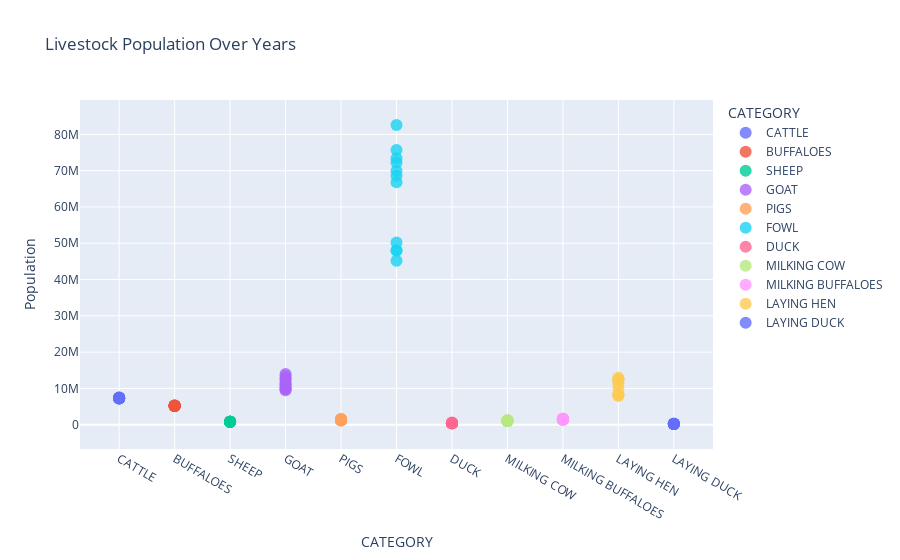

The notebook cell this image was saved under:
### Markdown cell above
from above figure, we can population of fowl is highest in all year and it cross 80 M in 2019/20. likewise in all year population of cattle is nearly same that it doesnot cross 8M. In terms of least population from(2011-2021/2022) is laying duck .

### Code cell
# Create scatter plot
fig = px.scatter(df_melted, x='CATEGORY', y='Population', title=' Livestock Population Over Years',color='CATEGORY')
fig.update_traces(marker=dict(size=12, opacity=0.8))

# Update layout
fig.update_layout(xaxis_title='CATEGORY', yaxis_title='Population')

# Show plot
fig.show()

### Figure 1 — Plotly figure (JSON) as saved in the notebook; plotly's stock layout.template omitted (floating-point values rounded to 4 significant figures)
{"data": [{"hovertemplate": "CATEGORY=%{x}<br>Population=%{y}<extra></extra>", "legendgroup": "CATTLE", "marker": {"color": "#636efa", "opacity": 0.8, "size": 12, "symbol": "circle"}, "mode": "markers", "name": "CATTLE", "orientation": "v", "showlegend": true, "type": "scatter", "x": ["CATTLE", "CATTLE", "CATTLE", "CATTLE", "CATTLE", "CATTLE", "CATTLE", "CATTLE", "CATTLE", "CATTLE", "CATTLE"], "xaxis": "x", "y": [7244944, 7274022, 7243916, 7241743, 7302808, 7347487, 7376306, 7385035, 7458885, 7466841, 7413197], "yaxis": "y"}, {"hovertemplate": "CATEGORY=%{x}<br>Population=%{y}<extra></extra>", "legendgroup": "BUFFALOES", "marker": {"color": "#EF553B", "opacity": 0.8, "size": 12, "symbol": "circle"}, "mode": "markers", "name": "BUFFALOES", "orientation": "v", "showlegend": true, "type": "scatter", "x": ["BUFFALOES", "BUFFALOES", "BUFFALOES", "BUFFALOES", "BUFFALOES", "BUFFALOES", "BUFFALOES", "BUFFALOES", "BUFFALOES", "BUFFALOES", "BUFFALOES"], "xaxis": "x", "y": [5133139, 5241873, 5178612, 5167737, 5168809, 5177998, 5277819, 5308664, 5257591, 5159931, 5132931], "yaxis": "y"}, {"hovertemplate": "CATEGORY=%{x}<br>Population=%{y}<extra></extra>", "legendgroup": "SHEEP", "marker": {"color": "#00cc96", "opacity": 0.8, "size": 12, "symbol": "circle"}, "mode": "markers", "name": "SHEEP", "orientation": "v", "showlegend": true, "type": "scatter", "x": ["SHEEP", "SHEEP", "SHEEP", "SHEEP", "SHEEP", "SHEEP", "SHEEP", "SHEEP", "SHEEP", "SHEEP", "SHEEP"], "xaxis": "x", "y": [807267, 809536, 789216, 789292, 800658, 801975, 800749, 798889, 806079, 793725, 771205], "yaxis": "y"}, {"hovertemplate": "CATEGORY=%{x}<br>Population=%{y}<extra></extra>", "legendgroup": "GOAT", "marker": {"color": "#ab63fa", "opacity": 0.8, "size": 12, "symbol": "circle"}, "mode": "markers", "name": "GOAT", "orientation": "v", "showlegend": true, "type": "scatter", "x": ["GOAT", "GOAT", "GOAT", "GOAT", "GOAT", "GOAT", "GOAT", "GOAT", "GOAT", "GOAT", "GOAT"], "xaxis": "x", "y": [9512958, 9786354, 10177531, 10251569, 10986114, 11165099, 11647319, 12283752, 12811953, 13442614, 13990703], "yaxis": "y"}, {"hovertemplate": "CATEGORY=%{x}<br>Population=%{y}<extra></extra>", "legendgroup": "PIGS", "marker": {"color": "#FFA15A", "opacity": 0.8, "size": 12, "symbol": "circle"}, "mode": "markers", "name": "PIGS", "orientation": "v", "showlegend": true, "type": "scatter", "x": ["PIGS", "PIGS", "PIGS", "PIGS", "PIGS", "PIGS", "PIGS", "PIGS", "PIGS", "PIGS", "PIGS"], "xaxis": "x", "y": [1137489, 1160035, 1190138, 1203230, 1291308, 1328036, 1435369, 1488338, 1519593, 1588838, 1504624], "yaxis": "y"}, {"hovertemplate": "CATEGORY=%{x}<br>Population=%{y}<extra></extra>", "legendgroup": "FOWL", "marker": {"color": "#19d3f3", "opacity": 0.8, "size": 12, "symbol": "circle"}, "mode": "markers", "name": "FOWL", "orientation": "v", "showlegend": true, "type": "scatter", "x": ["FOWL", "FOWL", "FOWL", "FOWL", "FOWL", "FOWL", "FOWL", "FOWL", "FOWL", "FOWL", "FOWL"], "xaxis": "x", "y": [45171185, 47959239, 48079406, 50195285, 68630638, 70007151, 72245732, 75709330, 82598879, 73418077, 66803117], "yaxis": "y"}, {"hovertemplate": "CATEGORY=%{x}<br>Population=%{y}<extra></extra>", "legendgroup": "DUCK", "marker": {"color": "#FF6692", "opacity": 0.8, "size": 12, "symbol": "circle"}, "mode": "markers", "name": "DUCK", "orientation": "v", "showlegend": true, "type": "scatter", "x": ["DUCK", "DUCK", "DUCK", "DUCK", "DUCK", "DUCK", "DUCK", "DUCK", "DUCK", "DUCK", "DUCK"], "xaxis": "x", "y": [376916, 375975, 390209, 390287, 392255, 394775, 404670, 416400, 427226, 432226, 605944], "yaxis": "y"}, {"hovertemplate": "CATEGORY=%{x}<br>Population=%{y}<extra></extra>", "legendgroup": "MILKING COW", "marker": {"color": "#B6E880", "opacity": 0.8, "size": 12, "symbol": "circle"}, "mode": "markers", "name": "MILKING COW", "orientation": "v", "showlegend": true, "type": "scatter", "x": ["MILKING COW", "MILKING COW", "MILKING COW", "MILKING COW", "MILKING COW", "MILKING COW", "MILKING COW", "MILKING COW", "MILKING COW", "MILKING COW", "MILKING COW"], "xaxis": "x", "y": [998963, 1025591, 1024513, 1025947, 1026135, 1029529, 1039538, 1078775, 1166156, 1209041, 1223061], "yaxis": "y"}, {"hovertemplate": "CATEGORY=%{x}<br>Population=%{y}<extra></extra>", "legendgroup": "MILKING BUFFALOES", "marker": {"color": "#FF97FF", "opacity": 0.8, "size": 12, "symbol": "circle"}, "mode": "markers", "name": "MILKING BUFFALOES", "orientation": "v", "showlegend": true, "type": "scatter", "x": ["MILKING BUFFALOES", "MILKING BUFFALOES", "MILKING BUFFALOES", "MILKING BUFFALOES", "MILKING BUFFALOES", "MILKING BUFFALOES", "MILKING BUFFALOES", "MILKING BUFFALOES", "MILKING BUFFALOES", "MILKING BUFFALOES", "MILKING BUFFALOES"], "xaxis": "x", "y": [1331037, 1369796, 1345837, 1345164, 1355384, 1509512, 1535948, 1560584, 1635492, 1630642, 1666827], "yaxis": "y"}, {"hovertemplate": "CATEGORY=%{x}<br>Population=%{y}<extra></extra>", "legendgroup": "LAYING HEN", "marker": {"color": "#FECB52", "opacity": 0.8, "size": 12, "symbol": "circle"}, "mode": "markers", "name": "LAYING HEN", "orientation": "v", "showlegend": true, "type": "scatter", "x": ["LAYING HEN", "LAYING HEN", "LAYING HEN", "LAYING HEN", "LAYING HEN", "LAYING HEN", "LAYING HEN", "LAYING HEN", "LAYING HEN", "LAYING HEN", "LAYING HEN"], "xaxis": "x", "y": [7907468, 8233616, 8350237, 8412247, 12353515, 12388889, 12517558, 12526979, 12927842, 11374011, 10131642], "yaxis": "y"}, {"hovertemplate": "CATEGORY=%{x}<br>Population=%{y}<extra></extra>", "legendgroup": "LAYING DUCK", "marker": {"color": "#636efa", "opacity": 0.8, "size": 12, "symbol": "circle"}, "mode": "markers", "name": "LAYING DUCK", "orientation": "v", "showlegend": true, "type": "scatter", "x": ["LAYING DUCK", "LAYING DUCK", "LAYING DUCK", "LAYING DUCK", "LAYING DUCK", "LAYING DUCK", "LAYING DUCK", "LAYING DUCK", "LAYING DUCK", "LAYING DUCK", "LAYING DUCK"], "xaxis": "x", "y": [174978, 174714, 179447, 179480, 180927, 183940, 186912, 190747, 191701, 220532, 302473], "yaxis": "y"}], "layout": {"legend": {"title": {"text": "CATEGORY"}, "tracegroupgap": 0}, "title": {"text": " Livestock Population Over Years"}, "xaxis": {"anchor": "y", "categoryarray": ["CATTLE", "BUFFALOES", "SHEEP", "GOAT", "PIGS", "FOWL", "DUCK", "MILKING COW", "MILKING BUFFALOES", "LAYING HEN", "LAYING DUCK"], "categoryorder": "array", "domain": [0, 1], "title": {"text": "CATEGORY"}}, "yaxis": {"anchor": "x", "domain": [0, 1], "title": {"text": "Population"}}}}
